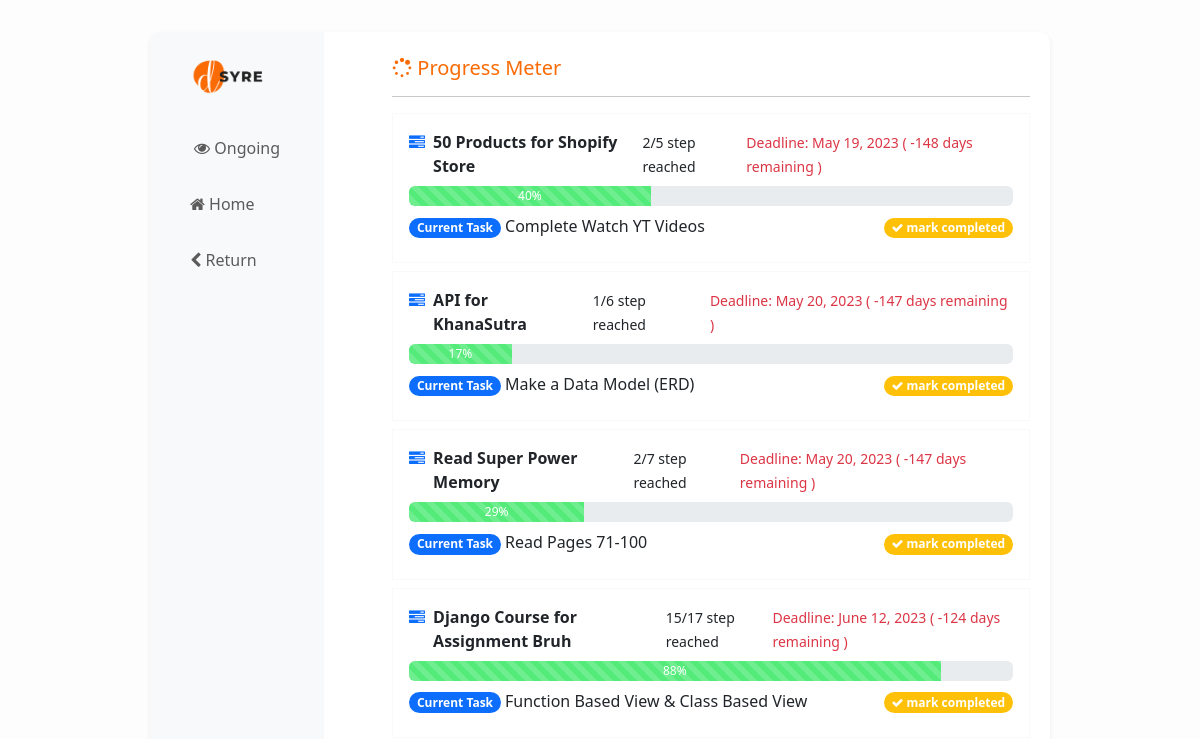
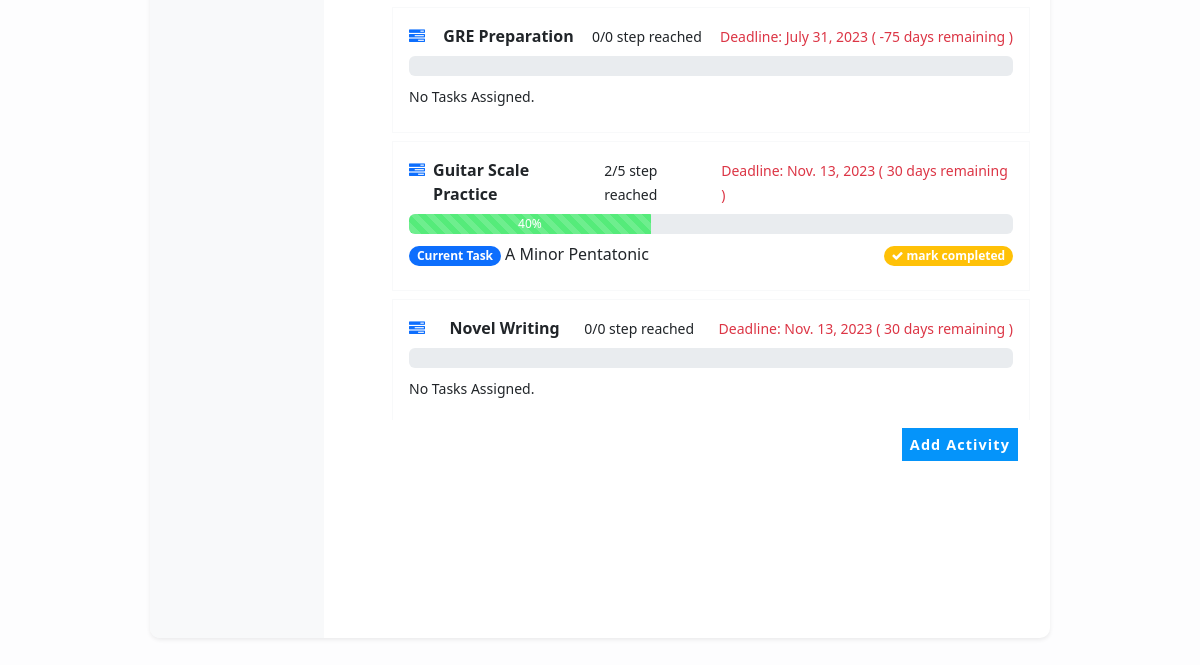
The page /progress/ on the database as committed earlier (2 pictures, top to bottom).
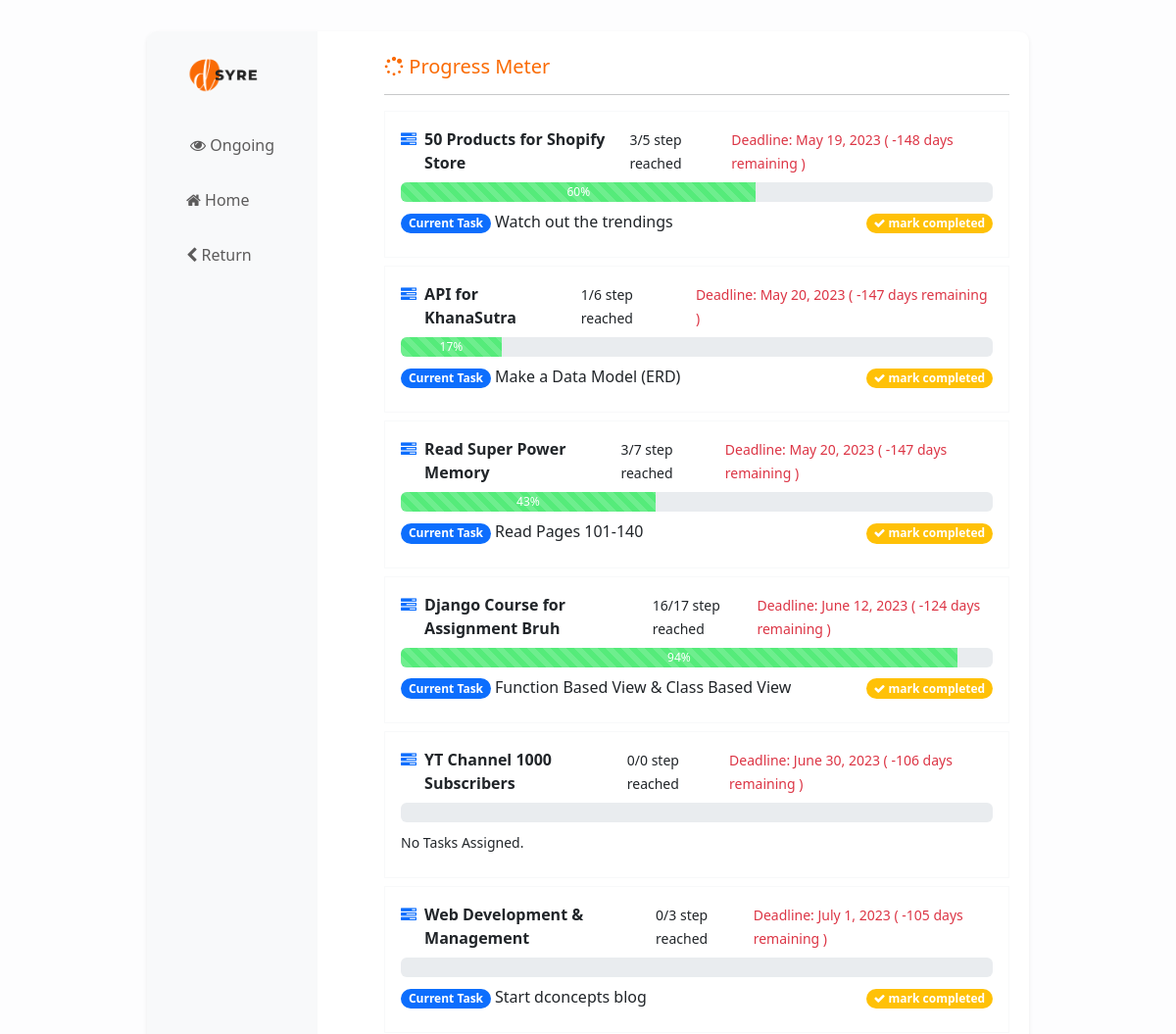
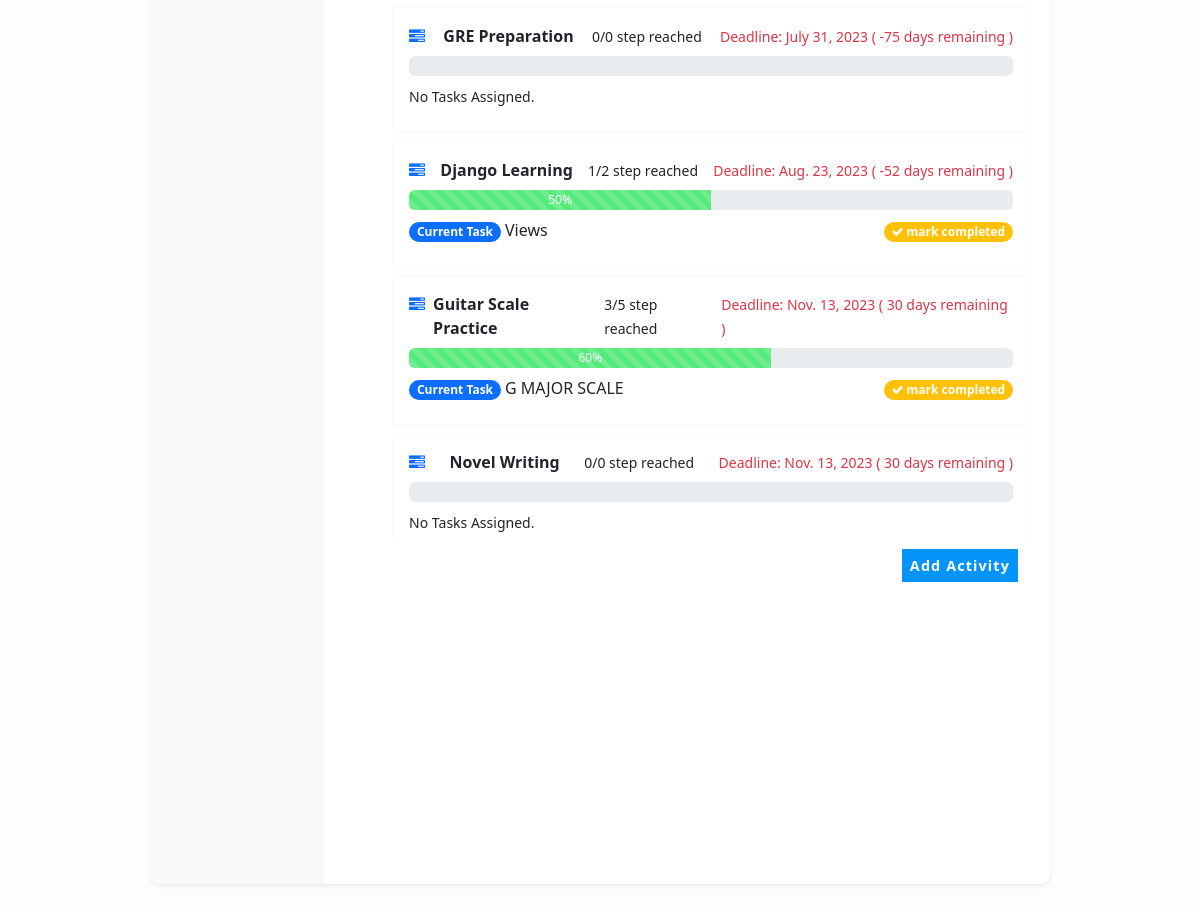
The same page on the database as committed later (2 pictures, top to bottom).
### progressmeter/models.py (models this page shows, shortened)
class Activity(models.Model):
    title = models.CharField(max_length=200, null=False)
    start_date = models.DateField(default=datetime.now)
    deadline = models.DateField()
    completed = models.BooleanField(default=False)
    class Meta:
        verbose_name_plural = 'Activities'
    @property
    def completedstep(self):
        total = Task.objects.filter(activity=self).count()
        completed = Task.objects.filter(activity=self,completed=True).count()
        return '{}/{}'.format(completed,total)
    @property
    def completed_percentage(self):
        total = Task.objects.filter(activity=self).count()
        completed = Task.objects.filter(activity=self,completed=True).count()
        if total==0:
            percentage = 0
        else:
            percentage = (completed/total)*100
        return round(percentage)
    @property
    def remaining_days(self):
        remaining = (self.deadline-datetime.now().date()).days
        return remaining
    @property
    def next_task(self):
        data = Task.objects.filter(activity=self,completed=False).order_by('step').first()
        return data

class Task(models.Model):
    activity = models.ForeignKey(Activity, on_delete=models.CASCADE)
    title = models.CharField(max_length=200, null=False)
    step = models.PositiveIntegerField()
    desc = models.TextField(null=True, blank =True )
    completed = models.BooleanField(default=False)
    def __str__(self):
        return self.title

### progressmeter/views.py (the view)
# urls.py: path('', views.PHome.as_view()),
class PHome(generic.TemplateView):
    template_name = 'phome.html'
    def get_context_data(self, **kwargs):
        context = super(PHome, self).get_context_data(**kwargs)
        ptopics = Activity.objects.all().order_by('completed').order_by('deadline')
        context.update({'ptopics':ptopics})
        return context

### progressmeter/templates/phome.html (shortened to what this page needs)
{%extends 'index.html'%}
{% load static %}
{% block head_block%}
<div class="container col py-2 mx-2">
  <div class="d-flex justify-content-between pt-3">
    <h5 class="text-start text-org mb-0"><i class="fa fa-spinner fs-5"></i> Progress Meter </h5>
  </div>
  <hr>
  <div class="list_div2">
    {% for i in ptopics%}
    <div class="border border-light p-3 mb-2">
      <div class="d-flex justify-content-between">
        {% if i.completed %}
        <div title="Completed"><i class="fa fa-check-square-o text-success" aria-hidden="true"></i></div>
        <div class="fs-6 ms-2"> <a href="/progress/{{i.id}}" class="text-decoration-none text-dark "><b>{{i.title}}</b></a>
        </div>
        <div class="fs-6 ms-2"><small>{{i.completedstep}} step reached </small></div>
        <div class="fs-6 ms-2"><small class="text-success">Deadline: {{i.deadline}}</small> </div>
        {%else%}
        <div title="On Going"><i class="fa fa-tasks text-primary" aria-hidden="true"></i></div>
        <div class="fs-6 ms-2"> <a href="/progress/{{i.id}}" class="text-decoration-none text-dark "><b>{{i.title}}</b></a>
        </div>
        <div class="fs-6 ms-2"><small>{{i.completedstep}} step reached </small></div>
        <div class="fs-6 ms-2"><small class="text-danger">Deadline: {{i.deadline}} ( {{i.remaining_days}} days remaining )</small> </div>
        {%endif%}
      </div>
      <div class="my-2">
        {% if i.completed%}
        <div class="progress" style="height: 20px;">
          <div class="progress-bar progress-bar-striped bg-completed" role="progressbar"
            aria-label="Success striped example" style="width: {{i.completed_percentage}}%" aria-valuenow="{{i.completed_percentage}}" aria-valuemin="0"
            aria-valuemax="100">{{i.completed_percentage}}%</div>
        </div>
        {% else%}
        <div class="progress" style="height: 20px;">
          <div class="progress-bar progress-bar-striped bg-progress" role="progressbar"
            aria-label="Success striped example" style="width: {{i.completed_percentage}}%" aria-valuenow="{{i.completed_percentage}}" aria-valuemin="0"
            aria-valuemax="100">{{i.completed_percentage}}%</div>
        </div>
        {%endif%}
        <div class="d-flex my-2 justify-content-between">
          {% if i.next_task%}
          <div title="{{i.next_task.desc}}" >
            <span class="badge rounded-pill text-bg-primary">Current Task</span>
             {{i.next_task}}
          </div>
          <div>
            <a href="/progress/mark_completed/{{i.next_task.id}}" onclick="return confirm('Are you sure to head on to the next task ?')" class="text-decoration-none"><span class="badge rounded-pill text-bg-warning text-white"> <i class="fa fa-check"></i> mark completed</span></a>
          </div>
        {%elif i.completed_percentage == 0%}
          <div><small>No Tasks Assigned.</small> </div>
          {%endif%}
      </div>
  </div>
</div>
        {%empty%}
        <div class="p-3 text-center">
          <img src="{% static 'nodata.gif'%}" height="350" alt="no data">
        </div>
        {%endfor%}
  </div>
  <div class="d-flex justify-content-end  mb-0">
    <div class="btn-group m-2">
      <button data-bs-toggle="modal" data-bs-target="#exampleModal" class="btn btn-sm btn-info me-1 text-white ">
        <small>Add Activity</small>
      </button>
    </div>
  </div>
</div>
{%endblock%}

### syrapp/templates/index.html (shortened to what this page needs)
<!doctype html>
{% load static%}
<html lang="en">
  <head>
    <link href="https://cdn.jsdelivr.net/npm/bootstrap@5.2.3/dist/css/bootstrap.min.css" rel="stylesheet">
    <link
    rel="stylesheet"
    href="https://cdnjs.cloudflare.com/ajax/libs/font-awesome/4.7.0/css/font-awesome.min.css"
  />
  </head>
  <body class="bg-back">
    <div class="container-fluid py-2 px-0 mx-0 ">
        <div class="container col-lg-9 mt-4 bg-white px-0 main_div shadow-sm ">
            <div class="d-flex align-items-start">
               {% include 'navtab.html'%}
               {% block head_block%}{%endblock%}
  </body>
</html>

### syrapp/templates/navtab.html (shortened to what this page needs)
{%load static%}
<div class="bg-light py-2 px-4 nav_div me-5">
<div class="p-3">
  <a href="/">
    <img src="{% static 'logo.png' %}" height="40" alt="logo">
  </a>
</div>
{% if home_active%}
<div class="nav flex-column nav-pills py-3"
aria-orientation="vertical">
<!-- <button class="nav-link {{detail_active}}  mb-3"
    aria-selected="true">
    <i class="fa fa-eye" aria-hidden="true"></i>
    Ongoing
</button> -->
<button class="nav-link {{home_active}} mb-3 " id="v-pills-home-tab" data-bs-toggle="pill"
    data-bs-target="#v-pills-home" type="button" role="tab" aria-controls="v-pills-home"
    aria-selected="true">
    <i class="fa fa-home" aria-hidden="true"></i>
    Home
</button>
<button class="nav-link mb-3" id="v-pills-today-tab" data-bs-toggle="pill"
    data-bs-target="#v-pills-today" type="button" role="tab" aria-controls="v-pills-today"
    aria-selected="false">
    <i class="fa fa-cogs" aria-hidden="true"></i>
    Today
</button>
<button class="nav-link mb-3" id="v-pills-history-tab" data-bs-toggle="pill"
    data-bs-target="#v-pills-history" type="button" role="tab" aria-controls="v-pills-history"
    aria-selected="false">
    <i class="fa fa-history" aria-hidden="true"></i>
    History
</button>
<button class="nav-link mb-3" id="v-pills-unsettled-tab" data-bs-toggle="pill"
    data-bs-target="#v-pills-unsettled" type="button" role="tab"
    aria-controls="v-pills-unsettled" aria-selected="false">
    <i class="fa fa-chain-broken" aria-hidden="true"></i>
    Unsettled
</button>
</div>
{%else%}
<div class="nav flex-column nav-pills py-3"
aria-orientation="vertical">
<button class="nav-link {{detail_active}}  mb-3"
    aria-selected="true">
    <i class="fa fa-eye" aria-hidden="true"></i>
    Ongoing
</button>
<a class="nav-link mb-3 "  href="/"
    aria-selected="true">
    <i class="fa fa-home" aria-hidden="true"></i>
     Home
</a>
<a class="nav-link mb-3 "  href="javascript:location.reload(); history.go(-1); "
    aria-selected="true">
    <i class="fa fa-chevron-left" aria-hidden="true"></i>
     Return
</a>
</div>
{%endif%}
</div>

Rows that differ between the two databases and show on the page:
computed for Activity "50 Products for Shopify Store": completedstep "2/5" → "3/5"; {{ i.completed_percentage }} 40 → 60 (drawn); completed_percentage "40" → "60"; next_task "Complete Watch YT Videos" → "Watch out the trendings"
computed for Activity "Read Super Power Memory": completedstep "2/7" → "3/7"; {{ i.completed_percentage }} 29 → 43 (drawn); completed_percentage "29" → "43"; next_task "Read Pages 71-100" → "Read Pages 101-140"
computed for Activity "Django Course for Assignment Bruh": completedstep "15/17" → "16/17"; {{ i.completed_percentage }} 88 → 94 (drawn); completed_percentage "88" → "94"
added Activity: title "YT Channel 1000 Subscribers", completedstep "0/0", deadline "June 30, 2023", remaining_days "-106", shows "No Tasks Assigned."
added Activity: title "Web Development & Management", completedstep "0/3", deadline "July 1, 2023", remaining_days "-105", next_task "Start dconcepts blog"
added Activity: title "Django Learning", completedstep "1/2", deadline "Aug. 23, 2023", remaining_days "-52", completed_percentage "50", next_task "Views"
computed for Activity "Guitar Scale Practice": completedstep "2/5" → "3/5"; {{ i.completed_percentage }} 40 → 60 (drawn); completed_percentage "40" → "60"; next_task "A Minor Pentatonic" → "G MAJOR SCALE"
